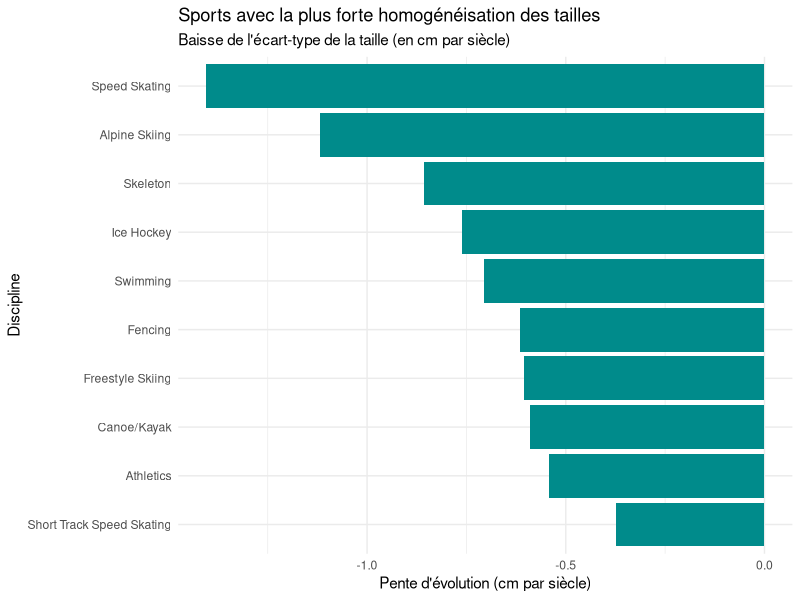
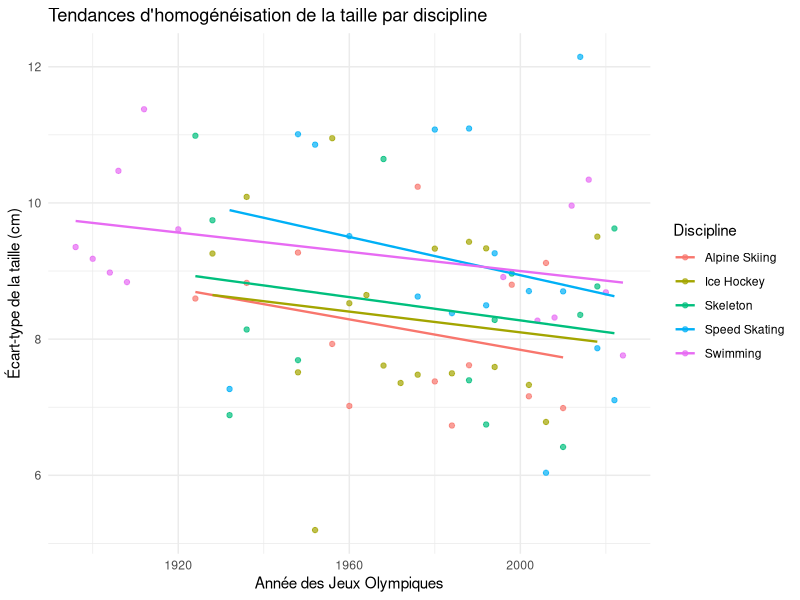

Source code (R) for these figures, in order:
## ---- chunk 1
library(tidyverse)
olympics <- read_csv("data/olympics_athletes_dataset.csv", show_col_types = FALSE)
## ---- chunk 2
sport_height_variation <- olympics %>%
  filter(!is.na(height_cm), !is.na(year)) %>%
  group_by(sport, year) %>%
  summarise(
    sd_height = sd(height_cm),
    nb_athletes = n(),
    .groups = "drop"
  ) %>%
  filter(nb_athletes >= 10)

sport_trends <- sport_height_variation %>%
  group_by(sport) %>%
  filter(n() >= 8) %>%
  summarise(
    trend_slope = coef(lm(sd_height ~ year))[2] * 100, # Évolution par siècle
    .groups = "drop"
  ) %>%
  filter(!is.na(trend_slope)) %>%
  slice_min(order_by = trend_slope, n = 10) # Les 10 baisses les plus fortes

ggplot(sport_trends, aes(x = trend_slope, y = reorder(sport, -trend_slope))) +
  geom_col(fill = "darkcyan") +
  labs(
    title = "Sports avec la plus forte homogénéisation des tailles",
    subtitle = "Baisse de l'écart-type de la taille (en cm par siècle)",
    x = "Pente d'évolution (cm par siècle)",
    y = "Discipline"
  ) +
  theme_minimal()
## ---- chunk 3
selected_sports_data <- olympics |>
  filter(
    sport %in% c("Speed Skating", "Swimming", "Ice Hockey", "Skeleton", "Alpine Skiing"),
    !is.na(height_cm),
    !is.na(year)
  )

height_variation <- selected_sports_data |>
  group_by(sport, year) |>
  summarise(
    sd_height = sd(height_cm),
    nb_athletes = n(),
    .groups = "drop"
  ) %>%
  filter(nb_athletes >= 10)

ggplot(height_variation,
       aes(x = year, y = sd_height, color = sport)) +
  geom_point(alpha = 0.7, size = 1.5) +
  geom_smooth(method = "lm", se = FALSE, size = 0.8) +
  labs(
    title = "Tendances d'homogénéisation de la taille par discipline",
    x = "Année des Jeux Olympiques",
    y = "Écart-type de la taille (cm)",
    color = "Discipline"
  ) +
  theme_minimal()
